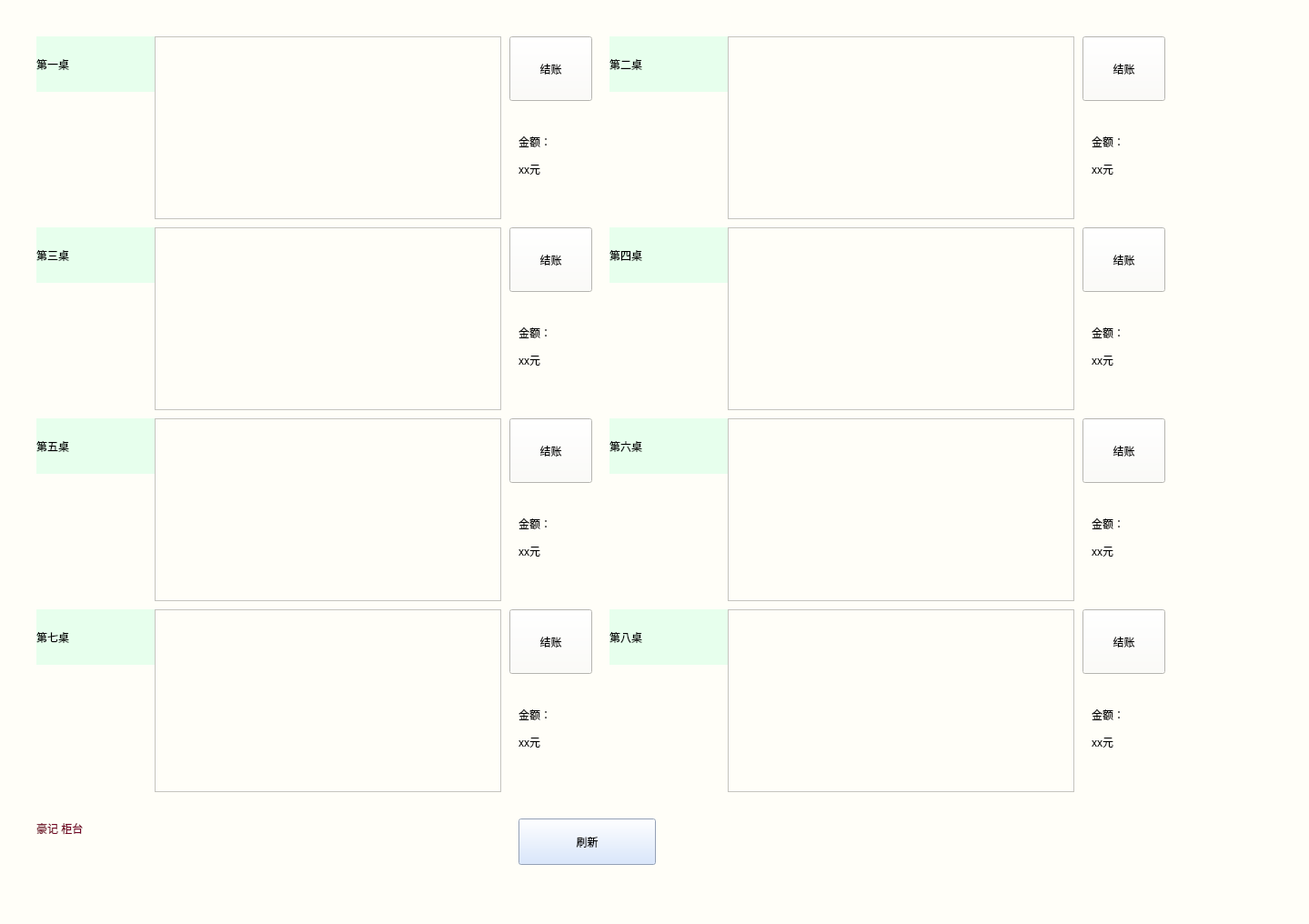
<?xml version="1.0" encoding="UTF-8"?>
<ui version="4.0">
 <class>MainWindow</class>
 <widget class="QMainWindow" name="MainWindow">
  <property name="geometry">
   <rect>
    <x>0</x>
    <y>0</y>
    <width>1439</width>
    <height>1016</height>
   </rect>
  </property>
  <property name="windowTitle">
   <string>MainWindow</string>
  </property>
  <property name="styleSheet">
   <string notr="true">background-color: rgb(255, 254, 248);</string>
  </property>
  <widget class="QWidget" name="centralwidget">
   <widget class="QLabel" name="label">
    <property name="geometry">
     <rect>
      <x>40</x>
      <y>40</y>
      <width>131</width>
      <height>61</height>
     </rect>
    </property>
    <property name="styleSheet">
     <string notr="true">background-color: rgb(231, 255, 237);
font: 24pt &quot;黑体&quot;;</string>
    </property>
    <property name="text">
     <string>第一桌</string>
    </property>
   </widget>
   <widget class="QLabel" name="label_3">
    <property name="geometry">
     <rect>
      <x>40</x>
      <y>250</y>
      <width>131</width>
      <height>61</height>
     </rect>
    </property>
    <property name="styleSheet">
     <string notr="true">background-color: rgb(231, 255, 237);
font: 24pt &quot;黑体&quot;;</string>
    </property>
    <property name="text">
     <string>第三桌</string>
    </property>
   </widget>
   <widget class="QLabel" name="label_4">
    <property name="geometry">
     <rect>
      <x>670</x>
      <y>250</y>
      <width>131</width>
      <height>61</height>
     </rect>
    </property>
    <property name="styleSheet">
     <string notr="true">background-color: rgb(231, 255, 237);
font: 24pt &quot;黑体&quot;;</string>
    </property>
    <property name="text">
     <string>第四桌</string>
    </property>
   </widget>
   <widget class="QLabel" name="label_2">
    <property name="geometry">
     <rect>
      <x>670</x>
      <y>40</y>
      <width>131</width>
      <height>61</height>
     </rect>
    </property>
    <property name="styleSheet">
     <string notr="true">background-color: rgb(231, 255, 237);
font: 24pt &quot;黑体&quot;;</string>
    </property>
    <property name="text">
     <string>第二桌</string>
    </property>
   </widget>
   <widget class="QLabel" name="label_5">
    <property name="geometry">
     <rect>
      <x>40</x>
      <y>670</y>
      <width>131</width>
      <height>61</height>
     </rect>
    </property>
    <property name="styleSheet">
     <string notr="true">background-color: rgb(231, 255, 237);
font: 24pt &quot;黑体&quot;;</string>
    </property>
    <property name="text">
     <string>第七桌</string>
    </property>
   </widget>
   <widget class="QLabel" name="label_6">
    <property name="geometry">
     <rect>
      <x>670</x>
      <y>460</y>
      <width>131</width>
      <height>61</height>
     </rect>
    </property>
    <property name="styleSheet">
     <string notr="true">background-color: rgb(231, 255, 237);
font: 24pt &quot;黑体&quot;;</string>
    </property>
    <property name="text">
     <string>第六桌</string>
    </property>
   </widget>
   <widget class="QLabel" name="label_7">
    <property name="geometry">
     <rect>
      <x>40</x>
      <y>460</y>
      <width>131</width>
      <height>61</height>
     </rect>
    </property>
    <property name="styleSheet">
     <string notr="true">background-color: rgb(231, 255, 237);
font: 24pt &quot;黑体&quot;;</string>
    </property>
    <property name="text">
     <string>第五桌</string>
    </property>
   </widget>
   <widget class="QLabel" name="label_8">
    <property name="geometry">
     <rect>
      <x>670</x>
      <y>670</y>
      <width>131</width>
      <height>61</height>
     </rect>
    </property>
    <property name="styleSheet">
     <string notr="true">background-color: rgb(231, 255, 237);
font: 24pt &quot;黑体&quot;;</string>
    </property>
    <property name="text">
     <string>第八桌</string>
    </property>
   </widget>
   <widget class="QTextEdit" name="textEdit">
    <property name="geometry">
     <rect>
      <x>170</x>
      <y>40</y>
      <width>381</width>
      <height>201</height>
     </rect>
    </property>
    <property name="styleSheet">
     <string notr="true">font: 14pt &quot;宋体&quot;;
color: rgb(35, 13, 106);</string>
    </property>
    <property name="html">
     <string>&lt;!DOCTYPE HTML PUBLIC &quot;-//W3C//DTD HTML 4.0//EN&quot; &quot;http://www.w3.org/TR/REC-html40/strict.dtd&quot;&gt;
&lt;html&gt;&lt;head&gt;&lt;meta name=&quot;qrichtext&quot; content=&quot;1&quot; /&gt;&lt;style type=&quot;text/css&quot;&gt;
p, li { white-space: pre-wrap; }
&lt;/style&gt;&lt;/head&gt;&lt;body style=&quot; font-family:'宋体'; font-size:14pt; font-weight:400; font-style:normal;&quot;&gt;
&lt;p style=&quot;-qt-paragraph-type:empty; margin-top:0px; margin-bottom:0px; margin-left:0px; margin-right:0px; -qt-block-indent:0; text-indent:0px; font-size:26pt;&quot;&gt;&lt;br /&gt;&lt;/p&gt;&lt;/body&gt;&lt;/html&gt;</string>
    </property>
   </widget>
   <widget class="QPushButton" name="pushButton">
    <property name="geometry">
     <rect>
      <x>560</x>
      <y>40</y>
      <width>91</width>
      <height>71</height>
     </rect>
    </property>
    <property name="text">
     <string>结账</string>
    </property>
   </widget>
   <widget class="QLabel" name="label_9">
    <property name="geometry">
     <rect>
      <x>570</x>
      <y>140</y>
      <width>71</width>
      <height>31</height>
     </rect>
    </property>
    <property name="styleSheet">
     <string notr="true">font: 14pt &quot;楷体&quot;;</string>
    </property>
    <property name="text">
     <string>金额：</string>
    </property>
   </widget>
   <widget class="QLabel" name="label_10">
    <property name="geometry">
     <rect>
      <x>570</x>
      <y>170</y>
      <width>71</width>
      <height>31</height>
     </rect>
    </property>
    <property name="styleSheet">
     <string notr="true">font: 14pt &quot;楷体&quot;;</string>
    </property>
    <property name="text">
     <string>xx元</string>
    </property>
   </widget>
   <widget class="QTextEdit" name="textEdit_2">
    <property name="geometry">
     <rect>
      <x>800</x>
      <y>40</y>
      <width>381</width>
      <height>201</height>
     </rect>
    </property>
    <property name="styleSheet">
     <string notr="true">font: 14pt &quot;宋体&quot;;
color: rgb(35, 13, 106);</string>
    </property>
    <property name="html">
     <string>&lt;!DOCTYPE HTML PUBLIC &quot;-//W3C//DTD HTML 4.0//EN&quot; &quot;http://www.w3.org/TR/REC-html40/strict.dtd&quot;&gt;
&lt;html&gt;&lt;head&gt;&lt;meta name=&quot;qrichtext&quot; content=&quot;1&quot; /&gt;&lt;style type=&quot;text/css&quot;&gt;
p, li { white-space: pre-wrap; }
&lt;/style&gt;&lt;/head&gt;&lt;body style=&quot; font-family:'宋体'; font-size:14pt; font-weight:400; font-style:normal;&quot;&gt;
&lt;p style=&quot;-qt-paragraph-type:empty; margin-top:0px; margin-bottom:0px; margin-left:0px; margin-right:0px; -qt-block-indent:0; text-indent:0px; font-size:26pt;&quot;&gt;&lt;br /&gt;&lt;/p&gt;&lt;/body&gt;&lt;/html&gt;</string>
    </property>
   </widget>
   <widget class="QLabel" name="label_12">
    <property name="geometry">
     <rect>
      <x>1200</x>
      <y>140</y>
      <width>71</width>
      <height>31</height>
     </rect>
    </property>
    <property name="styleSheet">
     <string notr="true">font: 14pt &quot;楷体&quot;;</string>
    </property>
    <property name="text">
     <string>金额：</string>
    </property>
   </widget>
   <widget class="QPushButton" name="pushButton_2">
    <property name="geometry">
     <rect>
      <x>1190</x>
      <y>40</y>
      <width>91</width>
      <height>71</height>
     </rect>
    </property>
    <property name="text">
     <string>结账</string>
    </property>
   </widget>
   <widget class="QLabel" name="label_13">
    <property name="geometry">
     <rect>
      <x>1200</x>
      <y>170</y>
      <width>71</width>
      <height>31</height>
     </rect>
    </property>
    <property name="styleSheet">
     <string notr="true">font: 14pt &quot;楷体&quot;;</string>
    </property>
    <property name="text">
     <string>xx元</string>
    </property>
   </widget>
   <widget class="QTextEdit" name="textEdit_4">
    <property name="geometry">
     <rect>
      <x>800</x>
      <y>250</y>
      <width>381</width>
      <height>201</height>
     </rect>
    </property>
    <property name="styleSheet">
     <string notr="true">font: 14pt &quot;宋体&quot;;
color: rgb(35, 13, 106);</string>
    </property>
    <property name="html">
     <string>&lt;!DOCTYPE HTML PUBLIC &quot;-//W3C//DTD HTML 4.0//EN&quot; &quot;http://www.w3.org/TR/REC-html40/strict.dtd&quot;&gt;
&lt;html&gt;&lt;head&gt;&lt;meta name=&quot;qrichtext&quot; content=&quot;1&quot; /&gt;&lt;style type=&quot;text/css&quot;&gt;
p, li { white-space: pre-wrap; }
&lt;/style&gt;&lt;/head&gt;&lt;body style=&quot; font-family:'宋体'; font-size:14pt; font-weight:400; font-style:normal;&quot;&gt;
&lt;p style=&quot;-qt-paragraph-type:empty; margin-top:0px; margin-bottom:0px; margin-left:0px; margin-right:0px; -qt-block-indent:0; text-indent:0px; font-size:26pt;&quot;&gt;&lt;br /&gt;&lt;/p&gt;&lt;/body&gt;&lt;/html&gt;</string>
    </property>
   </widget>
   <widget class="QLabel" name="label_14">
    <property name="geometry">
     <rect>
      <x>570</x>
      <y>350</y>
      <width>71</width>
      <height>31</height>
     </rect>
    </property>
    <property name="styleSheet">
     <string notr="true">font: 14pt &quot;楷体&quot;;</string>
    </property>
    <property name="text">
     <string>金额：</string>
    </property>
   </widget>
   <widget class="QPushButton" name="pushButton_3">
    <property name="geometry">
     <rect>
      <x>560</x>
      <y>250</y>
      <width>91</width>
      <height>71</height>
     </rect>
    </property>
    <property name="text">
     <string>结账</string>
    </property>
   </widget>
   <widget class="QLabel" name="label_15">
    <property name="geometry">
     <rect>
      <x>570</x>
      <y>380</y>
      <width>71</width>
      <height>31</height>
     </rect>
    </property>
    <property name="styleSheet">
     <string notr="true">font: 14pt &quot;楷体&quot;;</string>
    </property>
    <property name="text">
     <string>xx元</string>
    </property>
   </widget>
   <widget class="QTextEdit" name="textEdit_3">
    <property name="geometry">
     <rect>
      <x>170</x>
      <y>250</y>
      <width>381</width>
      <height>201</height>
     </rect>
    </property>
    <property name="styleSheet">
     <string notr="true">font: 14pt &quot;宋体&quot;;
color: rgb(35, 13, 106);</string>
    </property>
    <property name="html">
     <string>&lt;!DOCTYPE HTML PUBLIC &quot;-//W3C//DTD HTML 4.0//EN&quot; &quot;http://www.w3.org/TR/REC-html40/strict.dtd&quot;&gt;
&lt;html&gt;&lt;head&gt;&lt;meta name=&quot;qrichtext&quot; content=&quot;1&quot; /&gt;&lt;style type=&quot;text/css&quot;&gt;
p, li { white-space: pre-wrap; }
&lt;/style&gt;&lt;/head&gt;&lt;body style=&quot; font-family:'宋体'; font-size:14pt; font-weight:400; font-style:normal;&quot;&gt;
&lt;p style=&quot;-qt-paragraph-type:empty; margin-top:0px; margin-bottom:0px; margin-left:0px; margin-right:0px; -qt-block-indent:0; text-indent:0px; font-size:26pt;&quot;&gt;&lt;br /&gt;&lt;/p&gt;&lt;/body&gt;&lt;/html&gt;</string>
    </property>
   </widget>
   <widget class="QLabel" name="label_11">
    <property name="geometry">
     <rect>
      <x>1200</x>
      <y>350</y>
      <width>71</width>
      <height>31</height>
     </rect>
    </property>
    <property name="styleSheet">
     <string notr="true">font: 14pt &quot;楷体&quot;;</string>
    </property>
    <property name="text">
     <string>金额：</string>
    </property>
   </widget>
   <widget class="QPushButton" name="pushButton_4">
    <property name="geometry">
     <rect>
      <x>1190</x>
      <y>250</y>
      <width>91</width>
      <height>71</height>
     </rect>
    </property>
    <property name="text">
     <string>结账</string>
    </property>
   </widget>
   <widget class="QLabel" name="label_16">
    <property name="geometry">
     <rect>
      <x>1200</x>
      <y>380</y>
      <width>71</width>
      <height>31</height>
     </rect>
    </property>
    <property name="styleSheet">
     <string notr="true">font: 14pt &quot;楷体&quot;;</string>
    </property>
    <property name="text">
     <string>xx元</string>
    </property>
   </widget>
   <widget class="QTextEdit" name="textEdit_5">
    <property name="geometry">
     <rect>
      <x>170</x>
      <y>460</y>
      <width>381</width>
      <height>201</height>
     </rect>
    </property>
    <property name="styleSheet">
     <string notr="true">font: 14pt &quot;宋体&quot;;
color: rgb(35, 13, 106);</string>
    </property>
    <property name="html">
     <string>&lt;!DOCTYPE HTML PUBLIC &quot;-//W3C//DTD HTML 4.0//EN&quot; &quot;http://www.w3.org/TR/REC-html40/strict.dtd&quot;&gt;
&lt;html&gt;&lt;head&gt;&lt;meta name=&quot;qrichtext&quot; content=&quot;1&quot; /&gt;&lt;style type=&quot;text/css&quot;&gt;
p, li { white-space: pre-wrap; }
&lt;/style&gt;&lt;/head&gt;&lt;body style=&quot; font-family:'宋体'; font-size:14pt; font-weight:400; font-style:normal;&quot;&gt;
&lt;p style=&quot;-qt-paragraph-type:empty; margin-top:0px; margin-bottom:0px; margin-left:0px; margin-right:0px; -qt-block-indent:0; text-indent:0px; font-size:26pt;&quot;&gt;&lt;br /&gt;&lt;/p&gt;&lt;/body&gt;&lt;/html&gt;</string>
    </property>
   </widget>
   <widget class="QLabel" name="label_17">
    <property name="geometry">
     <rect>
      <x>570</x>
      <y>560</y>
      <width>71</width>
      <height>31</height>
     </rect>
    </property>
    <property name="styleSheet">
     <string notr="true">font: 14pt &quot;楷体&quot;;</string>
    </property>
    <property name="text">
     <string>金额：</string>
    </property>
   </widget>
   <widget class="QPushButton" name="pushButton_5">
    <property name="geometry">
     <rect>
      <x>560</x>
      <y>460</y>
      <width>91</width>
      <height>71</height>
     </rect>
    </property>
    <property name="text">
     <string>结账</string>
    </property>
   </widget>
   <widget class="QLabel" name="label_18">
    <property name="geometry">
     <rect>
      <x>570</x>
      <y>590</y>
      <width>71</width>
      <height>31</height>
     </rect>
    </property>
    <property name="styleSheet">
     <string notr="true">font: 14pt &quot;楷体&quot;;</string>
    </property>
    <property name="text">
     <string>xx元</string>
    </property>
   </widget>
   <widget class="QTextEdit" name="textEdit_6">
    <property name="geometry">
     <rect>
      <x>800</x>
      <y>460</y>
      <width>381</width>
      <height>201</height>
     </rect>
    </property>
    <property name="styleSheet">
     <string notr="true">font: 14pt &quot;宋体&quot;;
color: rgb(35, 13, 106);</string>
    </property>
    <property name="html">
     <string>&lt;!DOCTYPE HTML PUBLIC &quot;-//W3C//DTD HTML 4.0//EN&quot; &quot;http://www.w3.org/TR/REC-html40/strict.dtd&quot;&gt;
&lt;html&gt;&lt;head&gt;&lt;meta name=&quot;qrichtext&quot; content=&quot;1&quot; /&gt;&lt;style type=&quot;text/css&quot;&gt;
p, li { white-space: pre-wrap; }
&lt;/style&gt;&lt;/head&gt;&lt;body style=&quot; font-family:'宋体'; font-size:14pt; font-weight:400; font-style:normal;&quot;&gt;
&lt;p style=&quot;-qt-paragraph-type:empty; margin-top:0px; margin-bottom:0px; margin-left:0px; margin-right:0px; -qt-block-indent:0; text-indent:0px; font-size:26pt;&quot;&gt;&lt;br /&gt;&lt;/p&gt;&lt;/body&gt;&lt;/html&gt;</string>
    </property>
   </widget>
   <widget class="QLabel" name="label_19">
    <property name="geometry">
     <rect>
      <x>1200</x>
      <y>560</y>
      <width>71</width>
      <height>31</height>
     </rect>
    </property>
    <property name="styleSheet">
     <string notr="true">font: 14pt &quot;楷体&quot;;</string>
    </property>
    <property name="text">
     <string>金额：</string>
    </property>
   </widget>
   <widget class="QPushButton" name="pushButton_6">
    <property name="geometry">
     <rect>
      <x>1190</x>
      <y>460</y>
      <width>91</width>
      <height>71</height>
     </rect>
    </property>
    <property name="text">
     <string>结账</string>
    </property>
   </widget>
   <widget class="QLabel" name="label_20">
    <property name="geometry">
     <rect>
      <x>1200</x>
      <y>590</y>
      <width>71</width>
      <height>31</height>
     </rect>
    </property>
    <property name="styleSheet">
     <string notr="true">font: 14pt &quot;楷体&quot;;</string>
    </property>
    <property name="text">
     <string>xx元</string>
    </property>
   </widget>
   <widget class="QTextEdit" name="textEdit_7">
    <property name="geometry">
     <rect>
      <x>170</x>
      <y>670</y>
      <width>381</width>
      <height>201</height>
     </rect>
    </property>
    <property name="styleSheet">
     <string notr="true">font: 14pt &quot;宋体&quot;;
color: rgb(35, 13, 106);</string>
    </property>
    <property name="html">
     <string>&lt;!DOCTYPE HTML PUBLIC &quot;-//W3C//DTD HTML 4.0//EN&quot; &quot;http://www.w3.org/TR/REC-html40/strict.dtd&quot;&gt;
&lt;html&gt;&lt;head&gt;&lt;meta name=&quot;qrichtext&quot; content=&quot;1&quot; /&gt;&lt;style type=&quot;text/css&quot;&gt;
p, li { white-space: pre-wrap; }
&lt;/style&gt;&lt;/head&gt;&lt;body style=&quot; font-family:'宋体'; font-size:14pt; font-weight:400; font-style:normal;&quot;&gt;
&lt;p style=&quot;-qt-paragraph-type:empty; margin-top:0px; margin-bottom:0px; margin-left:0px; margin-right:0px; -qt-block-indent:0; text-indent:0px; font-size:26pt;&quot;&gt;&lt;br /&gt;&lt;/p&gt;&lt;/body&gt;&lt;/html&gt;</string>
    </property>
   </widget>
   <widget class="QLabel" name="label_21">
    <property name="geometry">
     <rect>
      <x>570</x>
      <y>770</y>
      <width>71</width>
      <height>31</height>
     </rect>
    </property>
    <property name="styleSheet">
     <string notr="true">font: 14pt &quot;楷体&quot;;</string>
    </property>
    <property name="text">
     <string>金额：</string>
    </property>
   </widget>
   <widget class="QPushButton" name="pushButton_7">
    <property name="geometry">
     <rect>
      <x>560</x>
      <y>670</y>
      <width>91</width>
      <height>71</height>
     </rect>
    </property>
    <property name="text">
     <string>结账</string>
    </property>
   </widget>
   <widget class="QLabel" name="label_22">
    <property name="geometry">
     <rect>
      <x>570</x>
      <y>800</y>
      <width>71</width>
      <height>31</height>
     </rect>
    </property>
    <property name="styleSheet">
     <string notr="true">font: 14pt &quot;楷体&quot;;</string>
    </property>
    <property name="text">
     <string>xx元</string>
    </property>
   </widget>
   <widget class="QTextEdit" name="textEdit_8">
    <property name="geometry">
     <rect>
      <x>800</x>
      <y>670</y>
      <width>381</width>
      <height>201</height>
     </rect>
    </property>
    <property name="styleSheet">
     <string notr="true">font: 14pt &quot;宋体&quot;;
color: rgb(35, 13, 106);</string>
    </property>
    <property name="html">
     <string>&lt;!DOCTYPE HTML PUBLIC &quot;-//W3C//DTD HTML 4.0//EN&quot; &quot;http://www.w3.org/TR/REC-html40/strict.dtd&quot;&gt;
&lt;html&gt;&lt;head&gt;&lt;meta name=&quot;qrichtext&quot; content=&quot;1&quot; /&gt;&lt;style type=&quot;text/css&quot;&gt;
p, li { white-space: pre-wrap; }
&lt;/style&gt;&lt;/head&gt;&lt;body style=&quot; font-family:'宋体'; font-size:14pt; font-weight:400; font-style:normal;&quot;&gt;
&lt;p style=&quot;-qt-paragraph-type:empty; margin-top:0px; margin-bottom:0px; margin-left:0px; margin-right:0px; -qt-block-indent:0; text-indent:0px; font-size:26pt;&quot;&gt;&lt;br /&gt;&lt;/p&gt;&lt;/body&gt;&lt;/html&gt;</string>
    </property>
   </widget>
   <widget class="QLabel" name="label_23">
    <property name="geometry">
     <rect>
      <x>1200</x>
      <y>770</y>
      <width>71</width>
      <height>31</height>
     </rect>
    </property>
    <property name="styleSheet">
     <string notr="true">font: 14pt &quot;楷体&quot;;</string>
    </property>
    <property name="text">
     <string>金额：</string>
    </property>
   </widget>
   <widget class="QPushButton" name="pushButton_8">
    <property name="geometry">
     <rect>
      <x>1190</x>
      <y>670</y>
      <width>91</width>
      <height>71</height>
     </rect>
    </property>
    <property name="text">
     <string>结账</string>
    </property>
   </widget>
   <widget class="QLabel" name="label_24">
    <property name="geometry">
     <rect>
      <x>1200</x>
      <y>800</y>
      <width>71</width>
      <height>31</height>
     </rect>
    </property>
    <property name="styleSheet">
     <string notr="true">font: 14pt &quot;楷体&quot;;</string>
    </property>
    <property name="text">
     <string>xx元</string>
    </property>
   </widget>
   <widget class="QLabel" name="label_25">
    <property name="geometry">
     <rect>
      <x>40</x>
      <y>880</y>
      <width>301</width>
      <height>61</height>
     </rect>
    </property>
    <property name="styleSheet">
     <string notr="true">font: 36pt &quot;隶书&quot;;
color: rgb(118, 7, 40);
</string>
    </property>
    <property name="text">
     <string>豪记 柜台</string>
    </property>
   </widget>
   <widget class="QPushButton" name="pushButton_9">
    <property name="geometry">
     <rect>
      <x>570</x>
      <y>900</y>
      <width>151</width>
      <height>51</height>
     </rect>
    </property>
    <property name="styleSheet">
     <string notr="true">background-color: rgb(206, 224, 255);
font: 36pt &quot;隶书&quot;;</string>
    </property>
    <property name="text">
     <string>刷新</string>
    </property>
   </widget>
  </widget>
  <widget class="QMenuBar" name="menubar">
   <property name="geometry">
    <rect>
     <x>0</x>
     <y>0</y>
     <width>1439</width>
     <height>26</height>
    </rect>
   </property>
  </widget>
  <widget class="QStatusBar" name="statusbar"/>
 </widget>
 <resources/>
 <connections/>
</ui>
